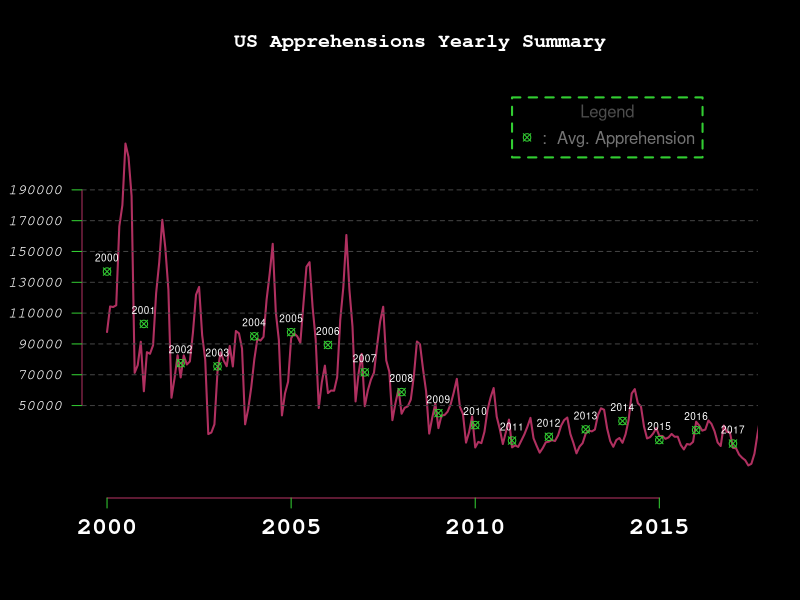
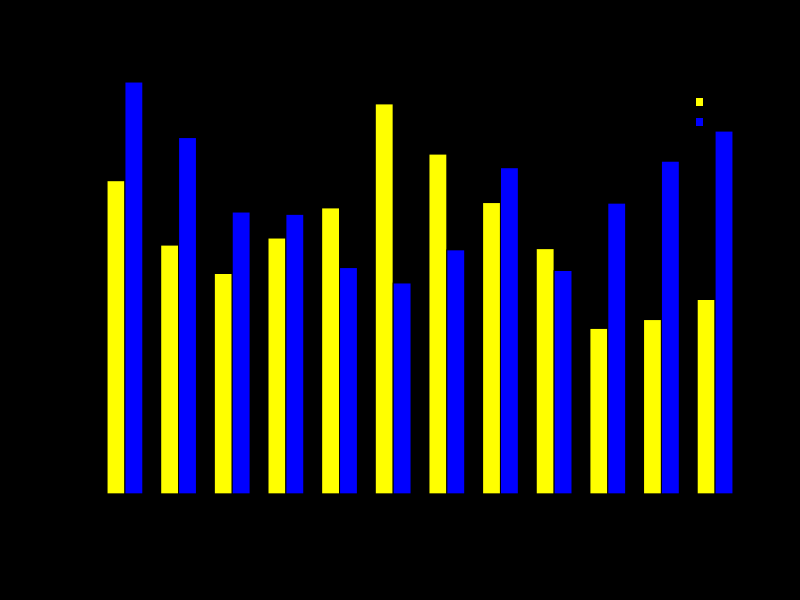
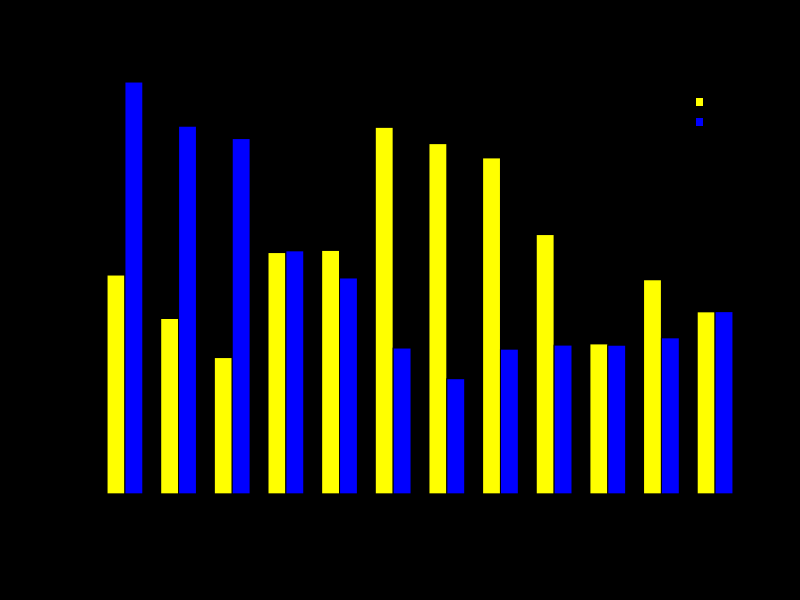
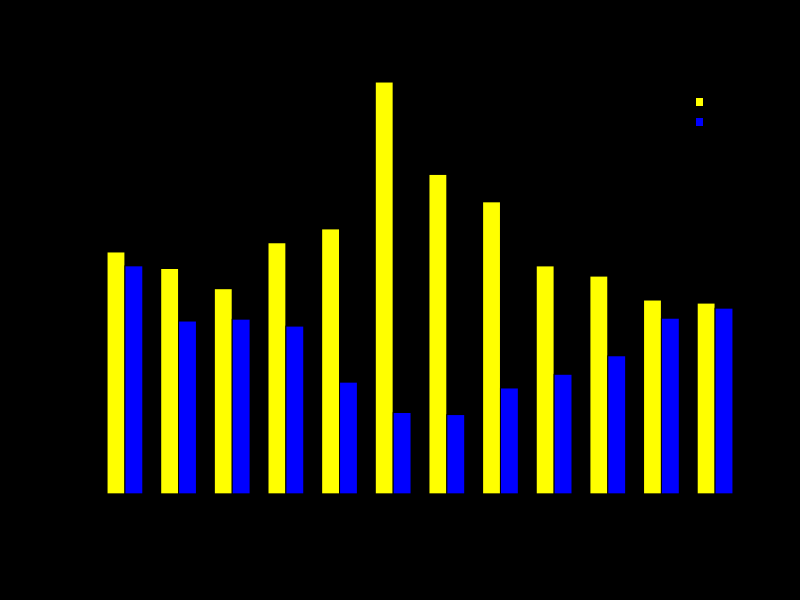
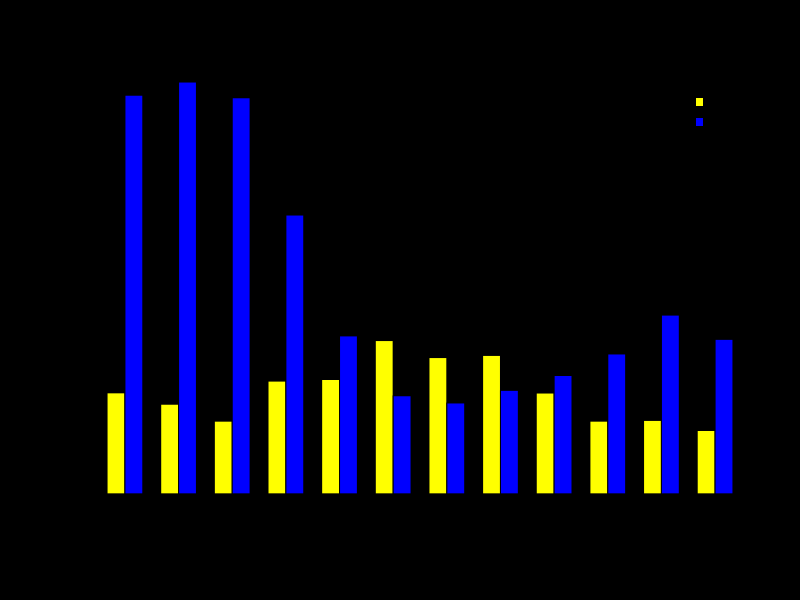
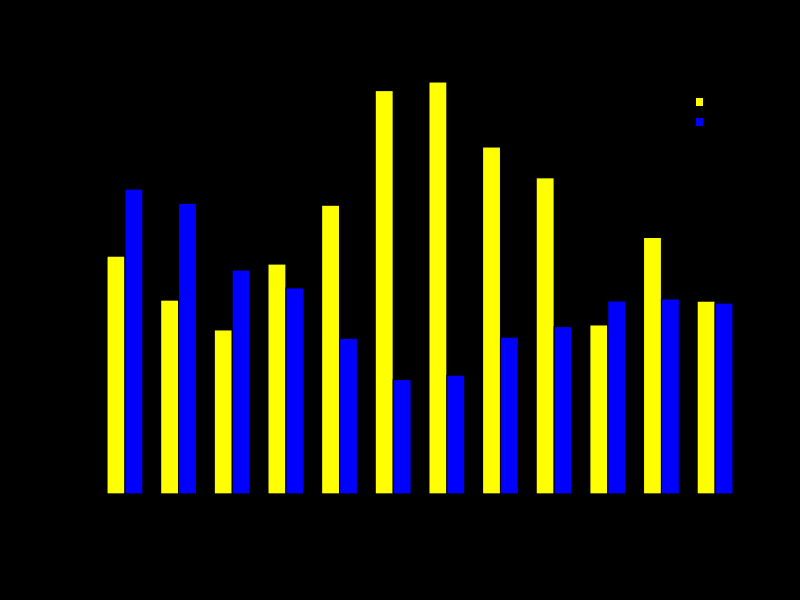
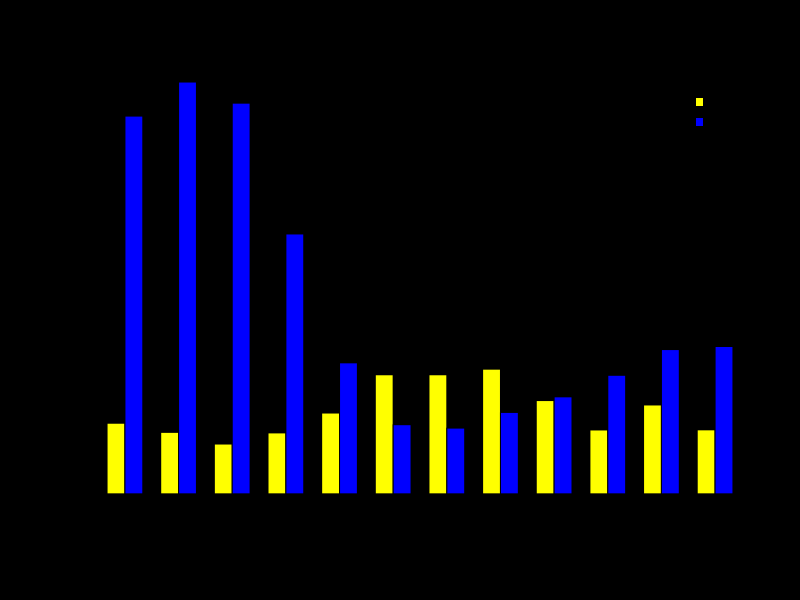
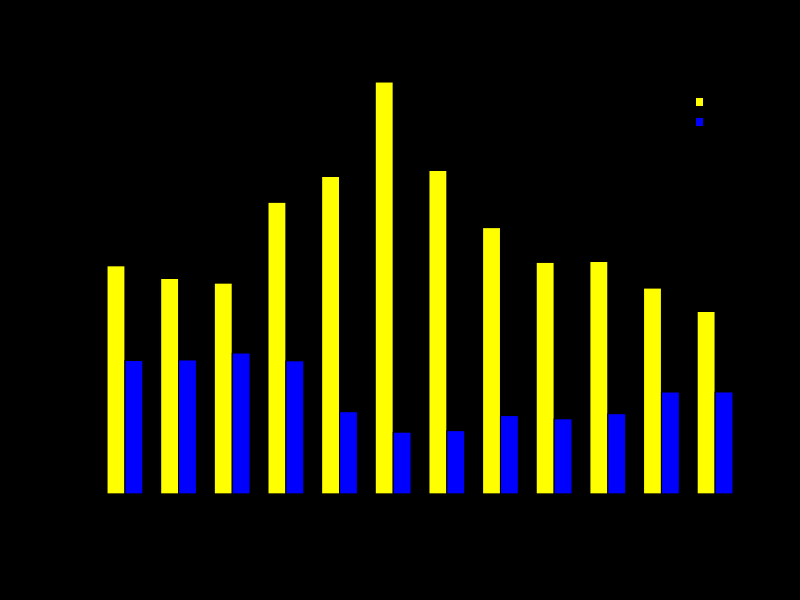

Source code (R) for these figures, in order:
## ---- chunk 1
knitr::opts_chunk$set(echo = FALSE)
## ---- chunk 2
library(knitr)
data2010 <- read.csv('BP Apprehensions 2010.csv')
data2017 <- read.csv('PB Apprehensions 2017.csv')


name =  c("October", "November", "December", "January", "February", "March", "April", "May", "June", "July", "August", "September")

colrs = c("yellow", "blue")
yrs = c("2010", "2017")
## ---- chunk 3
ts1 <- read.csv('PB monthly summaries.csv',row.names=1) #Reads in Csv
ts2 <- as.vector(t(ts1))

ts3 <- ts(rev(ts2), start = c(2000, 1), frequency=12)
      
mat <- as.matrix(ts1)
      
avg_lst <- list() # List used to append the averages of each year 
for (i in 1:18){
  element <- mean(mat[i,])
  avg_lst <- c(avg_lst,element)
}

      avgVec <- as.vector(rev(avg_lst)) 
      years <- c(2000:2017) #  will be used as a paramter for the points
      yearStr <- as.character(years) # Conversion of proir vector to Strings to be used as labels
      
      par(bg = "black")
      ts.plot(ts3, gpars=list(main = "US Apprehensions Yearly Summary", col.main = "white", font.main = 2,family = "mono",xlab="Year", ylab="Apprehensions",xlim = c(2000,2017), ylim = c(0,250000),pch = 19,axes = FALSE,col= 'maroon', lwd=2,lty=c(1:3)))
      yticks <- seq(50000, 200000, 20000) # y Axis Bounds incrementing by 20k
      
      #Custom x and y axis
      axis(1, col = 'maroon', col.axis = 'white', col.ticks = 'limegreen', cex.axis = 1.5, font = 2, family = 'mono')
      axis(2, at = yticks, col = 'maroon', col.axis = 'white', col.ticks = 'limegreen', cex.axis = 0.9, font =3, family = 'mono',las=2)
      
      abline(h = yticks, lty = 2, col = "grey26") # Horizontal line Grid
      
      # Mean apprehensions per year
      points(years, avgVec, pch = 13, col = "limegreen",lwd = 1)
      text(years,avgVec,labels=yearStr, cex=0.6, pos = 3,col= "white") # Point Labels
      
      legend(2011,250000,pch=c(13),col = "limegreen",title.adj = 0.5,title = "Legend",title.col = "grey30",text.col = "grey45",legend=c(":  Avg. Apprehension"),box.lty=2, box.lwd=2, box.col="limegreen")
      

## ---- chunk 4
ts1 <- read.csv('PB monthly summaries.csv',row.names=1)
mat <- as.matrix(ts1)

#top 3 apprehensions per year in 2010 and 2017
max_apps_2010 <- tail(sort(mat["2010", ]), 3)
max_apps_2017 <- tail(sort(mat["2017", ]), 3)
## ---- chunk 5
colu = as.numeric('1')
d1 = as.data.frame(data2010[c(colu),])

d2 = as.data.frame(data2017[c(colu),])

mydata <- rbind(d1, d2)
mydata$Sector <- NULL
rownames(mydata) <- yrs

barplot(as.matrix(mydata), 
        beside = TRUE,
        main = "Big Bend Boarder Patrol Apprehensions in 2010 and 2017",
        xlab = "Months",
        ylab = "Apprehensions",
        names.arg = name,
        col = colrs, 
        bty="n" )
        legend("topright", c("2010","2017"), pch=15,  col=c("yellow","blue"),  bty="n")

## ---- chunk 6
#Bind the data from each dataset
mydata <- rbind(d1, d2)
      
#Take out the row which lists the sector
mydata$Sector <- NULL
#Specify which row is which year
rownames(mydata) <- c("2010", "2017")
      
kable(mydata)
## ---- chunk 7
colu = as.numeric('2')
d1 = as.data.frame(data2010[c(colu),])

d2 = as.data.frame(data2017[c(colu),])

mydata <- rbind(d1, d2)
mydata$Sector <- NULL
rownames(mydata) <- yrs

barplot(as.matrix(mydata), 
        beside = TRUE,
        main = "Del Rio Boarder Patrol Apprehensions in 2010 and 2017",
        xlab = "Months",
        ylab = "Apprehensions",
        names.arg = name,
        col = colrs, 
        bty="n" )
        legend("topright", yrs, pch=15,  col=c("yellow","blue"),  bty="n")

## ---- chunk 8
#Bind the data from each dataset
mydata <- rbind(d1, d2)
      
#Take out the row which lists the sector
mydata$Sector <- NULL
#Specify which row is which year
rownames(mydata) <- c("2010", "2017")
      
kable(mydata)
## ---- chunk 9
colu = as.numeric('3')
d1 = as.data.frame(data2010[c(colu),])

d2 = as.data.frame(data2017[c(colu),])

mydata <- rbind(d1, d2)
mydata$Sector <- NULL
rownames(mydata) <- yrs

barplot(as.matrix(mydata), 
        beside = TRUE,
        main = "El Centro Boarder Patrol Apprehensions in 2010 and 2017",
        xlab = "Months",
        ylab = "Apprehensions",
        names.arg = name,
        col = colrs, 
        bty="n" )
        legend("topright", yrs, pch=15,  col=c("yellow","blue"),  bty="n")

## ---- chunk 10
#Bind the data from each dataset
mydata <- rbind(d1, d2)
      
#Take out the row which lists the sector
mydata$Sector <- NULL
#Specify which row is which year
rownames(mydata) <- c("2010", "2017")
      
kable(mydata)
## ---- chunk 11
colu = as.numeric('4')
d1 = as.data.frame(data2010[c(colu),])

d2 = as.data.frame(data2017[c(colu),])

mydata <- rbind(d1, d2)
mydata$Sector <- NULL
rownames(mydata) <- yrs

barplot(as.matrix(mydata), 
        beside = TRUE,
        main = "El Paso Boarder Patrol Apprehensions in 2010 and 2017",
        xlab = "Months",
        ylab = "Apprehensions",
        names.arg = name,
        col = colrs, 
        bty="n" )
        legend("topright", yrs, pch=15,  col=c("yellow","blue"),  bty="n")

## ---- chunk 12
#Bind the data from each dataset
mydata <- rbind(d1, d2)
      
#Take out the row which lists the sector
mydata$Sector <- NULL
#Specify which row is which year
rownames(mydata) <- c("2010", "2017")
      
kable(mydata)
## ---- chunk 13
colu = as.numeric('5')
d1 = as.data.frame(data2010[c(colu),])
d2 = as.data.frame(data2017[c(colu),])

mydata <- rbind(d1, d2)
mydata$Sector <- NULL
rownames(mydata) <- yrs

barplot(as.matrix(mydata), 
        beside = TRUE,
        main = "Laredo Boarder Patrol Apprehensions in 2010 and 2017",
        xlab = "Months",
        ylab = "Apprehensions",
        names.arg = name,
        col = colrs, 
        bty="n" )
        legend("topright", yrs, pch=15,  col=c("yellow","blue"),  bty="n")

## ---- chunk 14
#Bind the data from each dataset
mydata <- rbind(d1, d2)
      
#Take out the row which lists the sector
mydata$Sector <- NULL
#Specify which row is which year
rownames(mydata) <- c("2010", "2017")
      
kable(mydata)
## ---- chunk 15
colu = as.numeric('6')
d1 = as.data.frame(data2010[c(colu),])
d2 = as.data.frame(data2017[c(colu),])

mydata <- rbind(d1, d2)
mydata$Sector <- NULL
rownames(mydata) <- yrs

barplot(as.matrix(mydata), 
        beside = TRUE,
        main = "Rio Grande Valley Boarder Patrol Apprehensions in 2010 and 2017",
        xlab = "Months",
        ylab = "Apprehensions",
        names.arg = name,
        col = colrs, 
        bty="n" )
        legend("topright", yrs, pch=15,  col=c("yellow","blue"),  bty="n")

## ---- chunk 16
#Bind the data from each dataset
mydata <- rbind(d1, d2)
      
#Take out the row which lists the sector
mydata$Sector <- NULL
#Specify which row is which year
rownames(mydata) <- c("2010", "2017")
      
kable(mydata)
## ---- chunk 17
colu = as.numeric('7')
d1 = as.data.frame(data2010[c(colu),])
d2 = as.data.frame(data2017[c(colu),])

mydata <- rbind(d1, d2)
mydata$Sector <- NULL
rownames(mydata) <- yrs

barplot(as.matrix(mydata), 
        beside = TRUE,
        main = "San Diego Boarder Patrol Apprehensions in 2010 and 2017",
        xlab = "Months",
        ylab = "Apprehensions",
        names.arg = name,
        col = colrs, 
        bty="n" )
        legend("topright", yrs, pch=15,  col=c("yellow","blue"),  bty="n")

## ---- chunk 18
#Bind the data from each dataset
mydata <- rbind(d1, d2)
      
#Take out the row which lists the sector
mydata$Sector <- NULL
#Specify which row is which year
rownames(mydata) <- c("2010", "2017")
      
kable(mydata)
## ---- chunk 19
colu = as.numeric('8')
d1 = as.data.frame(data2010[c(colu),])
d2 = as.data.frame(data2017[c(colu),])

mydata <- rbind(d1, d2)
mydata$Sector <- NULL
rownames(mydata) <- yrs

barplot(as.matrix(mydata), 
        beside = TRUE,
        main = "Tuscon Boarder Patrol Apprehensions in 2010 and 2017",
        xlab = "Months",
        ylab = "Apprehensions",
        names.arg = name,
        col = colrs, 
        bty="n" )
        legend("topright", yrs, pch=15,  col=c("yellow","blue"),  bty="n")

## ---- chunk 20
#Bind the data from each dataset
mydata <- rbind(d1, d2)
      
#Take out the row which lists the sector
mydata$Sector <- NULL
#Specify which row is which year
rownames(mydata) <- c("2010", "2017")
      
kable(mydata)
## ---- chunk 21
colu = as.numeric('9')
d1 = as.data.frame(data2010[c(colu),])
d2 = as.data.frame(data2017[c(colu),])

mydata <- rbind(d1, d2)
mydata$Sector <- NULL
rownames(mydata) <- yrs

barplot(as.matrix(mydata), 
        beside = TRUE,
        main = "Tuscon Boarder Patrol Apprehensions in 2010 and 2017",
        xlab = "Months",
        ylab = "Apprehensions",
        names.arg = name,
        col = colrs, 
        bty="n" )
        legend("topright", yrs, pch=15,  col=c("yellow","blue"),  bty="n")

## ---- chunk 22
#Bind the data from each dataset
mydata <- rbind(d1, d2)
      
#Take out the row which lists the sector
mydata$Sector <- NULL
#Specify which row is which year
rownames(mydata) <- c("2010", "2017")
      
kable(mydata)
